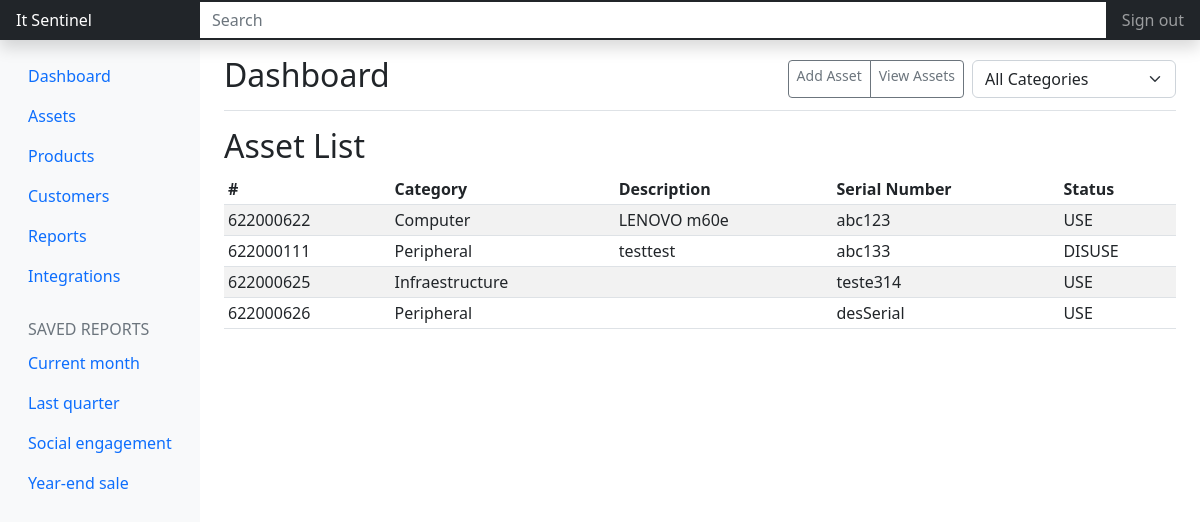
The app's page /assets/list/All/, older data.
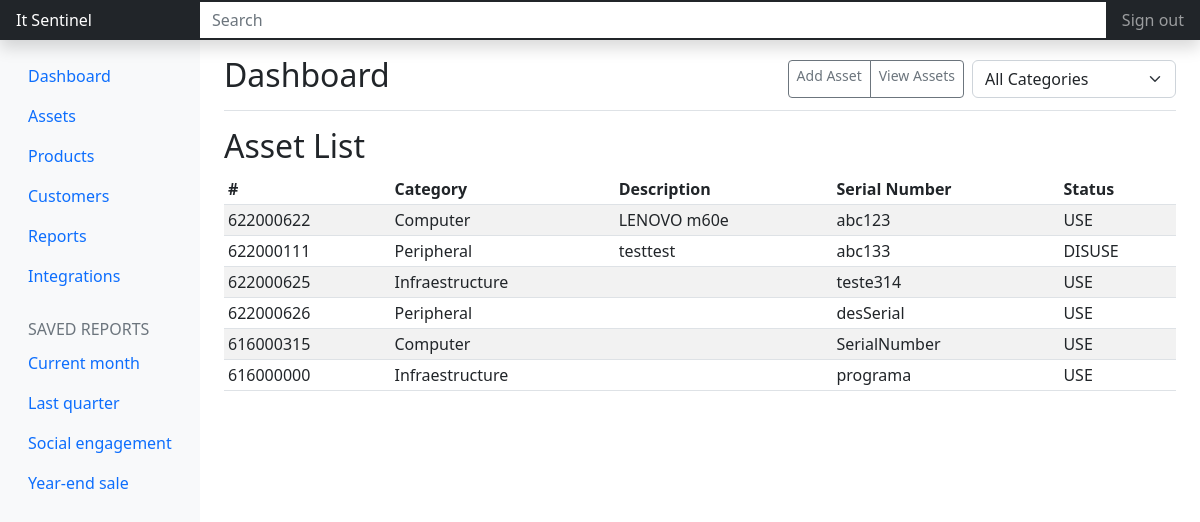
The same page, newer data.
### assetsapp/models.py (models this page shows, shortened)
class Asset(models.Model):
    asset_number = models.CharField(primary_key=True, max_length=9, unique=True)
    asset_category = models.ForeignKey('AssetCategory', on_delete=models.PROTECT)
    description = models.CharField(max_length=255, blank=True)
    serial_number = models.CharField(max_length=100, unique=True)
    location = models.CharField(max_length=50)
    status = models.CharField(max_length=9, choices = STATUS, default="USE")
    purchase_date = models.DateField()
    warranty_expiry_date = models.DateField()

class AssetCategory(models.Model):
    name = models.CharField(max_length=100, unique=True)

### assetsapp/views.py (the view)
# urls.py: path('list/<str:category>/', AssetListView.as_view(), name='asset_list'),
class AssetListView(ListView):
    model = Asset
    template_name = 'assetsapp/dashboard.html'
    context_object_name = 'assets'
    def get_queryset(self):
        category_name = self.kwargs.get('category', None)
        if category_name:
            if category_name == 'All':
                return Asset.objects.all()
            else:
                category = get_object_or_404(AssetCategory, name=category_name)
                return Asset.objects.filter(asset_category=category)
        return Asset.objects.all()
    def get_context_data(self, **kwargs):
        context = super().get_context_data(**kwargs)
        context['asset_categories'] = AssetCategory.objects.all()
        return context

### templates/assetsapp/dashboard.html (shortened to what this page needs)
{% extends "base.html" %}
{% load static %}
{% block content %}
<div class="d-flex justify-content-between flex-wrap flex-md-nowrap align-items-center pt-3 pb-2 mb-3 border-bottom">
  <h1 class="h2">Dashboard</h1>
  <div class="btn-toolbar mb-2 mb-md-0">
      <div class="btn-group me-2">
        <a type="button" class="btn btn-sm btn-outline-secondary" href="{% url 'add_assets' %}">Add Asset</a>
        <a type="button" class="btn btn-sm btn-outline-secondary" href="{% url 'asset_list' category='All' %}">View Assets</a>
      </div>
      <div class="btn-group">
          <select class="form-select" id="id_asset_category" name="asset_category" required>
            <option value="">All Categories</option>
          </select>
      </div>
  </div>
</div>
  <h2>Asset List</h2>
  <div class="table-responsive">
    <table class="table table-striped table-sm">
      <thead>
        <tr>
          <th scope="col">#</th>
          <th scope="col">Category</th>
          <th scope="col">Description</th>
          <th scope="col">Serial Number</th>
          <th scope="col">Status</th>
        </tr>
      </thead>
      <tbody>
        {% for asset in assets|slice:":20" %}
          <tr>
            <td>{{ asset.asset_number }}</td>
            <td>{{ asset.asset_category.name }}</td>
            <td>{{ asset.description }}</td>
            <td>{{ asset.serial_number }}</td>
            <td>{{ asset.status }}</td>
          </tr>
        {% endfor %}
      </tbody>
    </table>
  </div>
{% endblock %}

### templates/base.html (shortened to what this page needs)
{% load static %}
<html lang="en">
  <head>
    <link href="{% static 'css/bootstrap.min.css'%}" rel="stylesheet">
    <link href="{% static 'css/main.css'%}" rel="stylesheet"/>
  </head>
  <body>
    <header class="navbar navbar-dark sticky-top bg-dark flex-md-nowrap p-0 shadow">
    <a class="navbar-brand col-md-3 col-lg-2 me-0 px-3 fs-6" href="#">It Sentinel</a>
    <input class="form-control form-control-dark w-100 rounded-0 border-0" type="text" placeholder="Search" aria-label="Search">
    <div class="navbar-nav">
        <div class="nav-item text-nowrap">
        <a class="nav-link px-3"  href="{% url 'logout' %}">Sign out</a>
        </div>
    </div>
    </header>
    <div class="container-fluid">
        <div class="row">
            {% include 'partials/_sidebar.html' %}
            <main class="col-md-9 ms-sm-auto col-lg-10 px-md-4">
            {% block content %}
            {% endblock content %}
            </main>
        </div>
    </div>
  </body>
</html>

### templates/partials/_sidebar.html (shortened to what this page needs)
{% load static %}
<div class="container-fluid">
    <div class="row">
      <nav id="sidebarMenu" class="col-md-3 col-lg-2 d-md-block bg-light sidebar collapse">
        <div class="position-sticky pt-3 sidebar-sticky">
          <ul class="nav flex-column">
            <li class="nav-item">
              <a class="nav-link active" aria-current="page" href="#">
                Dashboard
              </a>
            </li>
            <li class="nav-item">
              <a class="nav-link" href="{% url 'assets' %}">
                Assets
              </a>
            </li>
            <li class="nav-item">
              <a class="nav-link" href="#">
                Products
              </a>
            </li>
            <li class="nav-item">
              <a class="nav-link" href="#">
                Customers
              </a>
            </li>
            <li class="nav-item">
              <a class="nav-link" href="#">
                Reports
              </a>
            </li>
            <li class="nav-item">
              <a class="nav-link" href="#">
                Integrations
              </a>
            </li>
          </ul>
          <h6 class="sidebar-heading d-flex justify-content-between align-items-center px-3 mt-4 mb-1 text-muted text-uppercase">
            <span>Saved reports</span>
          </h6>
          <ul class="nav flex-column mb-2">
            <li class="nav-item">
              <a class="nav-link" href="#">
                Current month
              </a>
            </li>
            <li class="nav-item">
              <a class="nav-link" href="#">
                Last quarter
              </a>
            </li>
            <li class="nav-item">
              <a class="nav-link" href="#">
                Social engagement
              </a>
            </li>
            <li class="nav-item">
              <a class="nav-link" href="#">
                Year-end sale
              </a>
            </li>
          </ul>
        </div>
      </nav>

### mgmtsystem/static/css/main.css (style rules this page uses)
.sidebar { height: 100vh; }

Row changes from the older to the newer data that the page shows:
added Asset: asset_number "616000315", asset_category.name "Computer", serial_number "SerialNumber", status "USE"
added Asset: asset_number "616000000", asset_category.name "Infraestructure", serial_number "programa", status "USE"
